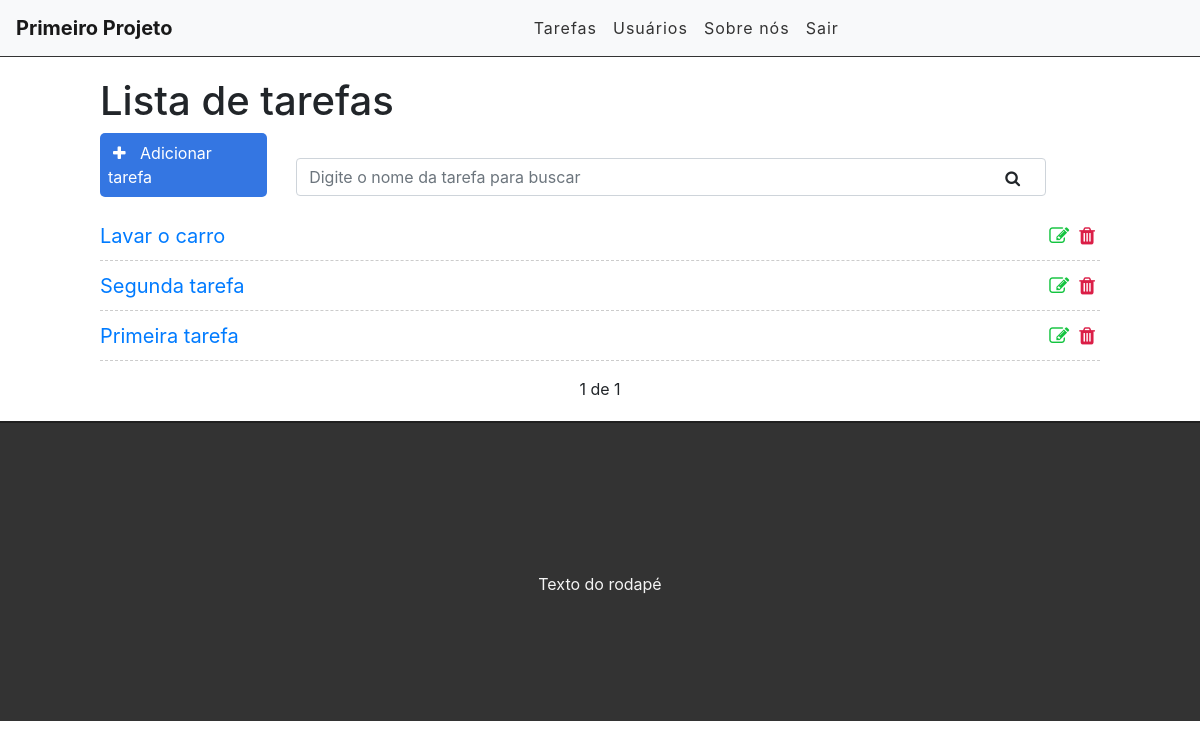
Page / (signed in) on the earlier database version.
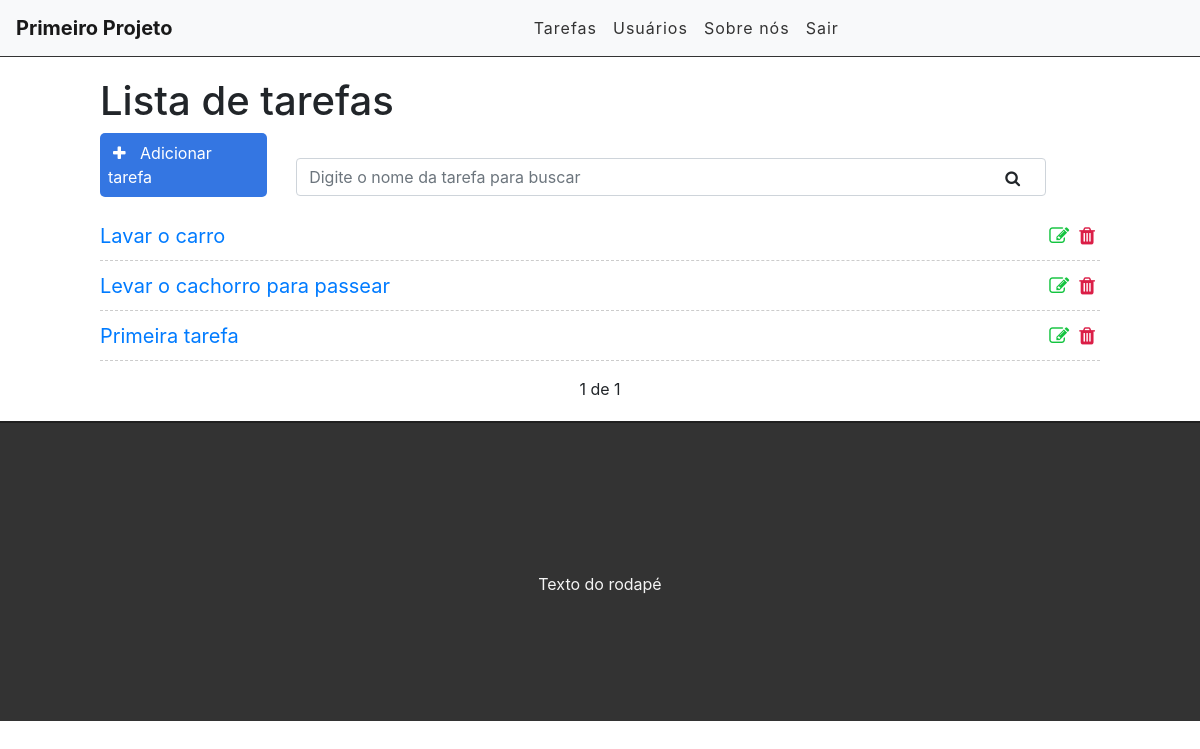
Same page on the later database version.
### tasks/models.py (models this page shows, shortened)
class Task(models.Model):
    STATUS = (
        ('doing', 'Fazendo'),
        ('done', 'Feito'),
    )
    title = models.CharField(max_length=255)
    description = models.TextField()
    done = models.CharField(
        max_length=5,
        choices=STATUS,
    )
    created_at = models.DateTimeField(auto_now_add=True)
    updated_at = models.DateTimeField(auto_now=True)

### tasks/views.py (the view)
# urls.py: path('', views.taskList, name='task-list'),
@login_required()
def taskList(request):
    search = request.GET.get('search')
    if search:
        tasks = Task.objects.filter(title__icontains=search)
    else:
        tasks_list = Task.objects.all().order_by('-created_at')
        paginator = Paginator(tasks_list, 3)
        page = request.GET.get('page')
        tasks = paginator.get_page(page)
    return render(request, 'tasks/list.html', {'tasks': tasks})

### tasks/templates/tasks/list.html (shortened to what this page needs)
{% extends 'base.html' %}
{% block content %}
   <div class="offset-1 col-10 list-div">
       <h1>Lista de tarefas</h1>
       <a id="add-link"href="newtask/">
           <div class="col-2 add-div">
               <i class="fa fa-plus"></i> Adicionar tarefa
           </div>
       </a>
       <div class="col-9 search-div">
           <form method="GET" id="search-form">
               <input type="text" id="search" class="form-control" name="search" placeholder="Digite o nome da tarefa para buscar" value="{{ request.GET.search }}">
               <i class="fa fa-search" id="search-btn"></i>
           </form>
       </div>
       <ul class="task-list">
           {% for task in tasks %}
           <li class="task-item">
               <span><a href="/task/{{task.id}}">{{task.title}}</a></span>
               <a href="delete/{{task.id}}" class="delete-btn"><span><i class="fa fa-trash"></i></span></a>
               <a href="edit/{{task.id}}"><span><i class="fa fa-edit"></i></span></a>
           </li>
           {% endfor %}
       </ul>
       <div class="pagination">
           <span class="step-links">
               {% if tasks.paginator.num_pages%}
                    <span class="current">
                        {{ tasks.number }} de {{ tasks.paginator.num_pages }}
                    </span>
               {% endif %}
           </span>
       </div>
   </div>
{% endblock %}

Differences in the rows shown:
changed Task: title "Segunda tarefa" → "Levar o cachorro para passear"
